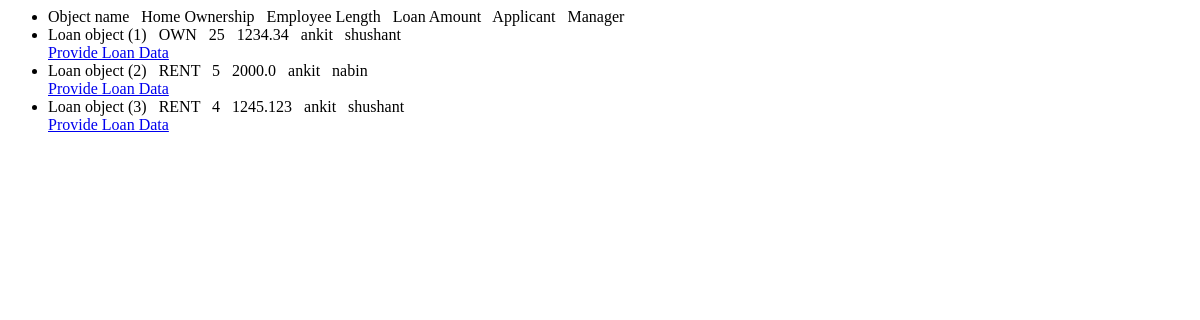
The page /loan/list/ (signed in) on the database as committed earlier.
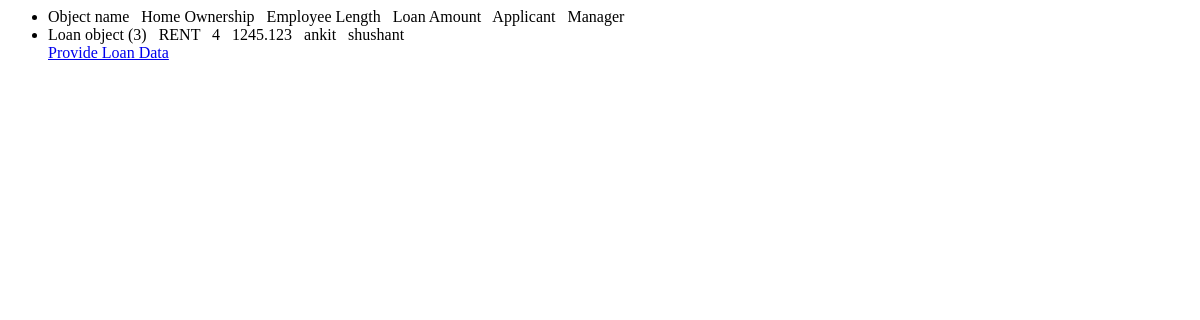
The same page on the database as committed later.
### loan_approval/models.py (models this page shows)
class Loan(models.Model):
    OWNERSHIP_CHOICES = [('RENT','RENT'),
                         ('OWN','OWN'),
                         ('MORTGAGE','MORTGAGE'),
                         ('OTHER','OTHER')
                         ]
    INTENTIONS = [('PERSONAL','PERSONAL'),
                  ('EDUCATION','EDUCATION'),
                  ('MEDICAL','MEDICAL'),
                  ('VENTURE','VENTURE'),
                  ('HOMEIMPROVEMENT','HOMEIMPROVEMENT'),
                  ('DEBTCONSOLIDATION','DEBTCONSOLIDATION')
                  ]
    home_ownership = models.CharField(max_length=10,choices=OWNERSHIP_CHOICES)
    emp_length = models.PositiveIntegerField(validators=[MinValueValidator(0),
                                       MaxValueValidator(43)])
    loan_amount = models.FloatField(validators=[MinValueValidator(0.0),
                                       MaxValueValidator(40000.0)])
    person_age = models.PositiveIntegerField(validators=[MinValueValidator(18),
                                       MaxValueValidator(110)])
    income = models.FloatField(validators=[MinValueValidator(1000.0),
                                       MaxValueValidator(7000000.0)])
    loan_intent = models.CharField(max_length=20,choices=INTENTIONS)
    applicant_details = models.ForeignKey(Applicant, on_delete=models.CASCADE)
    managed_by = models.ForeignKey(Employee, on_delete=models.SET_NULL, null=True)

class Applicant(models.Model):
    applicant = models.OneToOneField(User, on_delete=models.CASCADE)
    def __str__(self):
        return f'{self.applicant.username}'

class Employee(models.Model):
    employee = models.OneToOneField(User, on_delete=models.CASCADE)
    def __str__(self):
        return f'{self.employee.username}'

### loan_approval/views.py (the view)
# urls.py: path('loan/list/',LoanRequestListView.as_view(), name='employee_loan_list'),
@method_decorator(login_required(login_url=reverse_lazy('loan_approval:user_login')),name="dispatch")
class LoanRequestListView(ListView):
    model = Loan
    template_name = 'loan_approval/employee_loan_request.html'
    def get_queryset(self):
        queryset = self.model._default_manager.all()
        try:
            user = self.request.user.applicant
        except:
            return queryset
        else:
            return queryset.filter(applicant_details = user)

### loan_approval/templates/loan_approval/employee_loan_request.html (shortened to what this page needs)
<ul>
    <li>Object name &nbsp; Home Ownership &nbsp; Employee Length &nbsp; Loan Amount &nbsp; Applicant &nbsp; Manager &nbsp;</li>
    {% for object in object_list %}
    <li>
        {{ object }} &nbsp; {{object.home_ownership}} &nbsp; {{object.emp_length}} &nbsp; {{object.loan_amount}}
        &nbsp; {{object.applicant_details}} &nbsp; {{object.managed_by}}<br>
        <a href="#">Provide Loan Data</a>
    </li>
    {% empty %}
    <li>No objects yet.</li>
    {% endfor %}
</ul>

Rows that differ between the two databases and show on the page:
removed Loan: id "Loan object (1)", home_ownership "OWN", emp_length "25", loan_amount "1234.34", applicant_details "ankit", managed_by "shushant"
removed Loan: id "Loan object (2)", home_ownership "RENT", emp_length "5", loan_amount "2000.0", applicant_details "ankit", managed_by "nabin"
